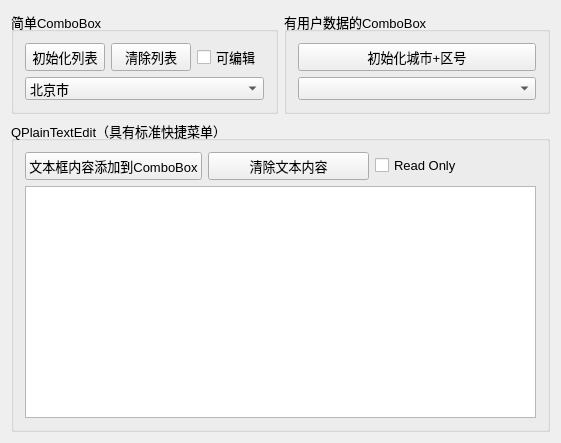
<?xml version="1.0" encoding="UTF-8"?>
<ui version="4.0">
 <class>Widget</class>
 <widget class="QWidget" name="Widget">
  <property name="geometry">
   <rect>
    <x>0</x>
    <y>0</y>
    <width>561</width>
    <height>443</height>
   </rect>
  </property>
  <property name="windowTitle">
   <string>Widget</string>
  </property>
  <layout class="QVBoxLayout" name="verticalLayout_3">
   <item>
    <layout class="QHBoxLayout" name="horizontalLayout_2">
     <item>
      <widget class="QGroupBox" name="groupBox">
       <property name="font">
        <font>
         <pointsize>10</pointsize>
        </font>
       </property>
       <property name="title">
        <string>简单ComboBox</string>
       </property>
       <layout class="QGridLayout" name="gridLayout">
        <item row="0" column="0">
         <widget class="QPushButton" name="btnIniItems">
          <property name="text">
           <string>初始化列表</string>
          </property>
         </widget>
        </item>
        <item row="0" column="1">
         <widget class="QPushButton" name="btnClearItems">
          <property name="text">
           <string>清除列表</string>
          </property>
         </widget>
        </item>
        <item row="0" column="2">
         <widget class="QCheckBox" name="chkBoxEditable">
          <property name="text">
           <string>可编辑</string>
          </property>
         </widget>
        </item>
        <item row="1" column="0" colspan="3">
         <widget class="QComboBox" name="comboBox">
          <item>
           <property name="text">
            <string>北京市</string>
           </property>
           <property name="icon">
            <iconset resource="res.qrc">
             <normaloff>:/images/icons/UNIT.ICO</normaloff>:/images/icons/UNIT.ICO</iconset>
           </property>
          </item>
          <item>
           <property name="text">
            <string>上海市</string>
           </property>
           <property name="icon">
            <iconset resource="res.qrc">
             <normaloff>:/images/icons/UNIT.ICO</normaloff>:/images/icons/UNIT.ICO</iconset>
           </property>
          </item>
         </widget>
        </item>
       </layout>
      </widget>
     </item>
     <item>
      <widget class="QGroupBox" name="groupBox_2">
       <property name="font">
        <font>
         <pointsize>10</pointsize>
        </font>
       </property>
       <property name="title">
        <string>有用户数据的ComboBox</string>
       </property>
       <layout class="QVBoxLayout" name="verticalLayout">
        <item>
         <widget class="QPushButton" name="btnIni2">
          <property name="text">
           <string>初始化城市+区号</string>
          </property>
         </widget>
        </item>
        <item>
         <widget class="QComboBox" name="comboBox2"/>
        </item>
       </layout>
      </widget>
     </item>
    </layout>
   </item>
   <item>
    <widget class="QGroupBox" name="groupBox_3">
     <property name="font">
      <font>
       <pointsize>10</pointsize>
      </font>
     </property>
     <property name="title">
      <string>QPlainTextEdit（具有标准快捷菜单）</string>
     </property>
     <layout class="QVBoxLayout" name="verticalLayout_2">
      <item>
       <layout class="QHBoxLayout" name="horizontalLayout">
        <item>
         <widget class="QPushButton" name="btnToComboBox">
          <property name="text">
           <string>文本框内容添加到ComboBox</string>
          </property>
         </widget>
        </item>
        <item>
         <widget class="QPushButton" name="btnClearText">
          <property name="text">
           <string>清除文本内容</string>
          </property>
         </widget>
        </item>
        <item>
         <widget class="QCheckBox" name="chkBoxReadonly">
          <property name="text">
           <string>Read Only</string>
          </property>
         </widget>
        </item>
       </layout>
      </item>
      <item>
       <widget class="QPlainTextEdit" name="plainTextEdit"/>
      </item>
     </layout>
    </widget>
   </item>
  </layout>
 </widget>
 <layoutdefault spacing="6" margin="11"/>
 <resources>
  <include location="res.qrc"/>
 </resources>
 <connections/>
</ui>
